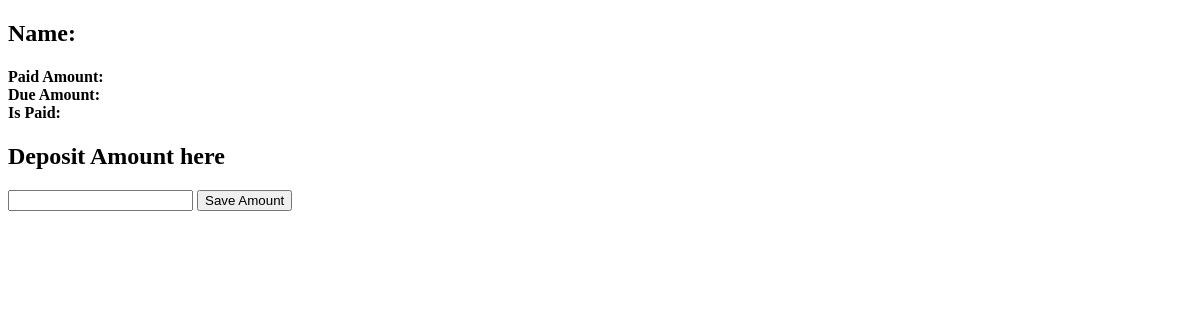
The app's page /tution_fee/1, older data.
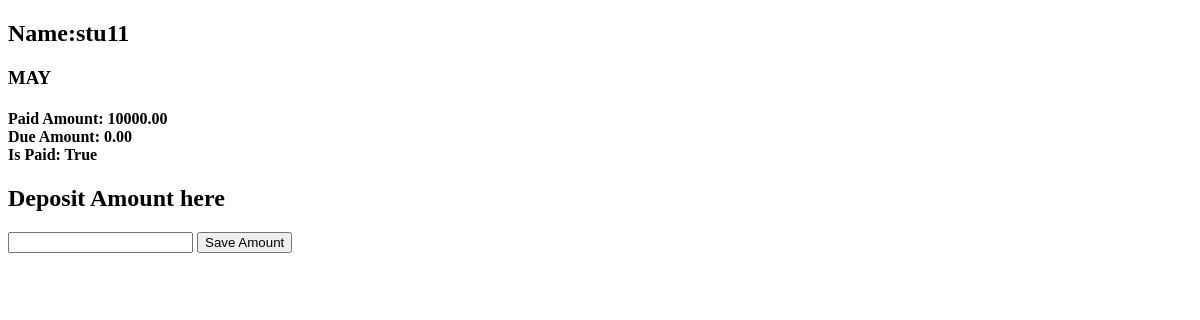
The same page, newer data.
### academic/models.py (models this page shows)
class TutionFee(PreModel):
    MONTH_CHOICES = [
        ('JANUARY', 'January'),
        ('FEBRUARY', 'February'),
        ('MARCH', 'March'),
        ('APRIL', 'April'),
        ('MAY', 'May'),
        ('JUNE', 'June'),
        ('JULY', 'July'),
        ('AUGUST', 'August'),
        ('SEPTEMBER', 'September'),
        ('OCTOBER', 'October'),
        ('NOVEMBER', 'November'),
        ('DECEMBER', 'December'),
    ]
    student = models.ForeignKey('student.Student', on_delete=models.CASCADE)
    amount = models.DecimalField(max_digits=10, decimal_places=2)
    month = models.CharField(max_length=255, choices=MONTH_CHOICES)
    payment_date = models.DateField()
    is_paid = models.BooleanField(default=False)
    @property
    def due_amount(self):
        return self.amount - 10000

### student/models.py (models this page shows, shortened)
class Student(models.Model):
    user = models.OneToOneField(CustomUser,on_delete=models.CASCADE)
    name = models.CharField(max_length=255)
    which_class = models.ForeignKey(Class,on_delete=models.CASCADE,blank=True)

### academic/views.py (the view, shortened to what this page needs)
# urls.py: path('tution_fee/<int:student_id>',tution_fee,name="tution_fee"),
def tution_fee(request,student_id):
    try:
        tf = get_object_or_404(TutionFee, student__id=student_id, month='MAY')
        context = {
            'tf':tf,
        }
        return render(request,'tution_fee_page.html',context)
    except:
        context = {
            'tf':None
        }
        return render(request,'tution_fee_page.html',context)

### template/tution_fee_page.html (shortened to what this page needs)
<!DOCTYPE html>
<html lang="en">
<head>
</head>
<body>
    <h2>Name:{{ tf.student.name }}</h2>
    <h3>{{ tf.month }}</h3>
    <h4>Paid Amount: {{ tf.amount }}<br/> Due Amount: {{ tf.due_amount }}<br/> Is Paid: {{ tf.is_paid}} </h4>
    <h2>Deposit Amount here</h2>
    <form action="" method="post">
       <input type="number" name="add_amount" id="">
        <button type="submit">Save Amount</button>
    </form>
</body>
</html>

Row changes from the older to the newer data that the page shows:
added TutionFee: student.name "stu11", month "MAY", amount "10000.00", due_amount "0.00", is_paid "True"
